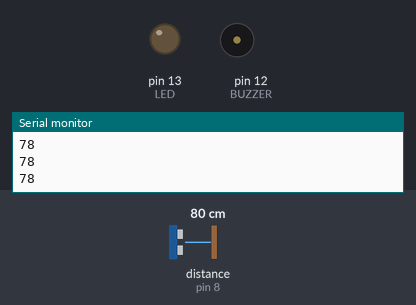
Recording of a sketch running on a simulated Arduino Uno, built with avr-gcc and run on an emulated ATmega328P. On the bench: output pins drawn as LEDs (lit = HIGH), buzzer (waves = sounding), the last lines printed to the serial monitor. Wiring (inferred from the names in the program): ultrasonic range finder: trigger pin 9; echo pin 8. Inputs (shaded band) come from the test bench; at power-on: distance to the obstacle (sensor on pin 8) 80 cm. The echo pulse lasts 58.3 µs per cm; pins used as bus, display or sensor lines are not drawn.

Above: at 1.2 s.
1.3 s: distance to the obstacle (sensor on pin 8) set to 14 cm
2.8 s: distance to the obstacle (sensor on pin 8) set to 10 cm
At 3.8 s:
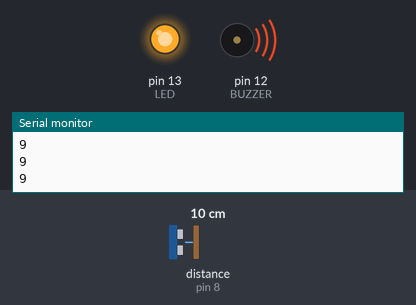
4.3 s: distance to the obstacle (sensor on pin 8) set to 18 cm
At 5.5 s:
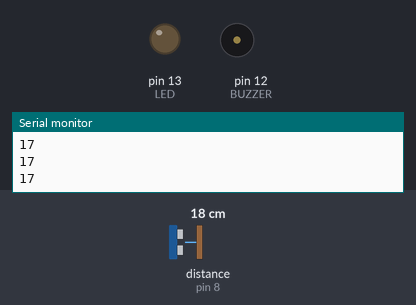
5.8 s: distance to the obstacle (sensor on pin 8) set to 2 cm
At 6.6 s:
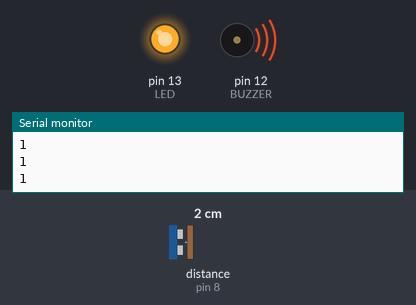
Timing chart, 0 to 8.3 s (numbered marks = the images above; inputs shaded):
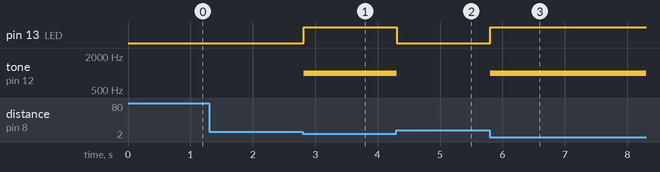

Measured:
- the behaviour switches between 12 and 11 cm on distance to the obstacle (sensor on pin 8) (found by bisection; images 0 and 1)
- after the input at 2.8 s, pin 13 (LED): LOW → HIGH at once; tone on pin 12 (BUZZER): silent → 1000 Hz at once
- after the input at 4.3 s, pin 13 (LED): HIGH → LOW at once; tone on pin 12 (BUZZER): 1000 Hz → silent at once
- after the input at 5.8 s, pin 13 (LED): LOW → HIGH at once; tone on pin 12 (BUZZER): silent → 1000 Hz at once

The sketch:

delivery_system.ino
```cpp
#define TRIG 9
#define ECHO 8
#define LED 13
#define BUZZER 12

bool isConfirmed = false; // 확인 버튼 눌렸는지 여부
unsigned long lastCheckTime = 0;

void setup() {
  Serial.begin(9600); // USB 시리얼 통신 시작
  pinMode(TRIG, OUTPUT);
  pinMode(ECHO, INPUT);
  pinMode(LED, OUTPUT);
  pinMode(BUZZER, OUTPUT);
}

void loop() {
  // 1. 프로세싱에서 보낸 명령 확인 (데이터가 들어왔는지 체크)
  if (Serial.available() > 0) {
    char command = Serial.read();
    if (command == 'C') { // 'C'라는 글자가 오면 확인 버튼 눌린 것으로 처리
      isConfirmed = true;
    }
  }

  // 2. 초음파 거리 측정
  long duration, distance;
  digitalWrite(TRIG, LOW);
  delayMicroseconds(2);
  digitalWrite(TRIG, HIGH);
  delayMicroseconds(10);
  digitalWrite(TRIG, LOW);

  duration = pulseIn(ECHO, HIGH);
  distance = duration * 17 / 1000;

  // 3. 프로세싱으로 거리 값 전송 (중요: println 사용)
  // 너무 빨리 보내면 프로세싱이 버벅일 수 있으므로 약간의 텀을 둠
  if (millis() - lastCheckTime > 100) {
    Serial.println(distance);
    lastCheckTime = millis();
  }

  // 4. LED 및 부저 제어 로직
  if (distance <= 10) {
    // [택배 도착]
    if (isConfirmed == false) {
      // 확인 전: 알림 켜기
      digitalWrite(LED, HIGH);
      // 부저 소리 (삑- 삑- 거리게 하려면 tone 사용, 여기선 단순 ON)
      tone(BUZZER, 1000);
    } else {
      // 확인 완료: 알림 끄기
      digitalWrite(LED, LOW);
      noTone(BUZZER);
    }
  } else {
    // [택배 없음] (물건 치움)
    digitalWrite(LED, LOW);
    noTone(BUZZER);
    isConfirmed = false; // 다음 택배를 위해 상태 초기화
  }

  delay(50); // 전체 루프 안정화
}
```
